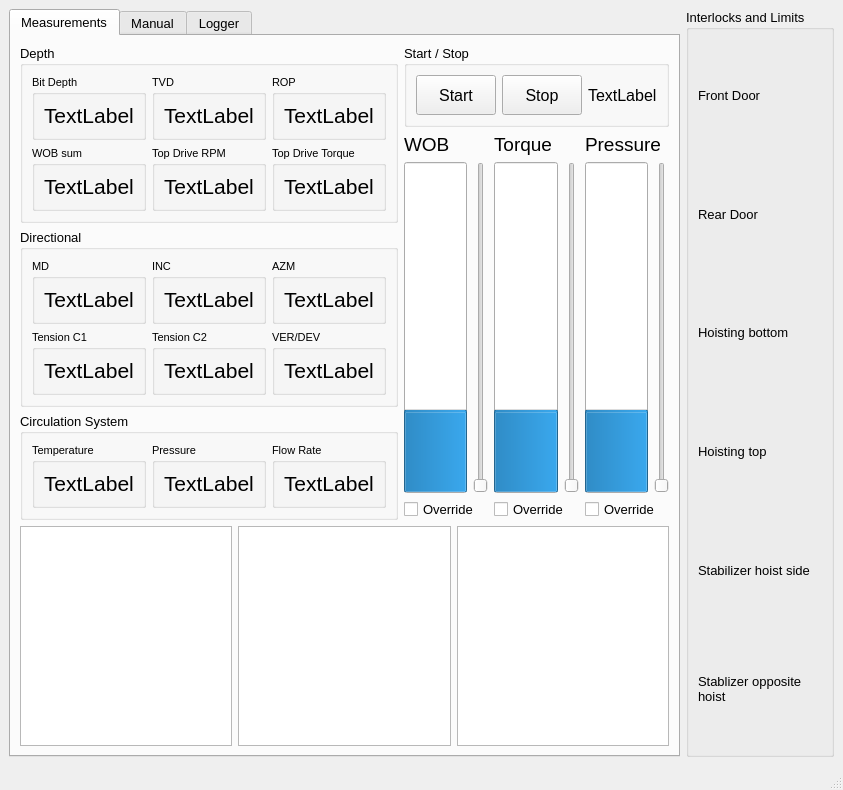
<?xml version="1.0" encoding="UTF-8"?>
<ui version="4.0">
 <class>MainWindow</class>
 <widget class="QMainWindow" name="MainWindow">
  <property name="geometry">
   <rect>
    <x>0</x>
    <y>0</y>
    <width>808</width>
    <height>790</height>
   </rect>
  </property>
  <property name="font">
   <font>
    <pointsize>12</pointsize>
   </font>
  </property>
  <property name="windowTitle">
   <string>Drillbotics Control System</string>
  </property>
  <property name="styleSheet">
   <string notr="true"/>
  </property>
  <widget class="QWidget" name="centralwidget">
   <layout class="QGridLayout" name="gridLayout">
    <item row="1" column="1">
     <widget class="QGroupBox" name="interlockBox">
      <property name="font">
       <font>
        <pointsize>10</pointsize>
       </font>
      </property>
      <property name="title">
       <string>Interlocks and Limits</string>
      </property>
      <layout class="QGridLayout" name="interlock_grid">
       <item row="5" column="0">
        <widget class="QLabel" name="limit_stablizer_opposite_hoist_label">
         <property name="font">
          <font>
           <pointsize>10</pointsize>
          </font>
         </property>
         <property name="acceptDrops">
          <bool>false</bool>
         </property>
         <property name="text">
          <string>Stablizer opposite hoist</string>
         </property>
         <property name="wordWrap">
          <bool>true</bool>
         </property>
        </widget>
       </item>
       <item row="2" column="0">
        <widget class="QLabel" name="limit_hoisting_bottom_label">
         <property name="font">
          <font>
           <pointsize>10</pointsize>
          </font>
         </property>
         <property name="text">
          <string>Hoisting bottom</string>
         </property>
         <property name="wordWrap">
          <bool>true</bool>
         </property>
        </widget>
       </item>
       <item row="1" column="0">
        <widget class="QLabel" name="rear_door_label">
         <property name="font">
          <font>
           <pointsize>10</pointsize>
          </font>
         </property>
         <property name="text">
          <string>Rear Door</string>
         </property>
         <property name="wordWrap">
          <bool>true</bool>
         </property>
        </widget>
       </item>
       <item row="0" column="0">
        <widget class="QLabel" name="front_door_label">
         <property name="font">
          <font>
           <pointsize>10</pointsize>
          </font>
         </property>
         <property name="text">
          <string>Front Door</string>
         </property>
         <property name="wordWrap">
          <bool>true</bool>
         </property>
        </widget>
       </item>
       <item row="3" column="0">
        <widget class="QLabel" name="limit_hoisting_top_label">
         <property name="font">
          <font>
           <pointsize>10</pointsize>
          </font>
         </property>
         <property name="text">
          <string>Hoisting top</string>
         </property>
         <property name="wordWrap">
          <bool>true</bool>
         </property>
        </widget>
       </item>
       <item row="4" column="0">
        <widget class="QLabel" name="limit_stablizer_hoist_side_label">
         <property name="font">
          <font>
           <pointsize>10</pointsize>
          </font>
         </property>
         <property name="text">
          <string>Stabilizer hoist side</string>
         </property>
         <property name="wordWrap">
          <bool>true</bool>
         </property>
        </widget>
       </item>
      </layout>
     </widget>
    </item>
    <item row="1" column="0">
     <widget class="QTabWidget" name="tabWidget">
      <property name="enabled">
       <bool>true</bool>
      </property>
      <property name="sizePolicy">
       <sizepolicy hsizetype="Expanding" vsizetype="Minimum">
        <horstretch>100</horstretch>
        <verstretch>100</verstretch>
       </sizepolicy>
      </property>
      <property name="font">
       <font>
        <pointsize>10</pointsize>
        <strikeout>false</strikeout>
       </font>
      </property>
      <property name="currentIndex">
       <number>0</number>
      </property>
      <widget class="QWidget" name="measurements">
       <property name="autoFillBackground">
        <bool>false</bool>
       </property>
       <attribute name="title">
        <string>Measurements</string>
       </attribute>
       <layout class="QGridLayout" name="gridLayout_12">
        <item row="1" column="3">
         <layout class="QVBoxLayout" name="verticalLayout_2">
          <item>
           <layout class="QHBoxLayout" name="horizontalLayout">
            <item>
             <layout class="QGridLayout" name="gridLayout_11">
              <item row="5" column="0">
               <widget class="QGroupBox" name="groupBox">
                <property name="sizePolicy">
                 <sizepolicy hsizetype="MinimumExpanding" vsizetype="Minimum">
                  <horstretch>0</horstretch>
                  <verstretch>0</verstretch>
                 </sizepolicy>
                </property>
                <property name="font">
                 <font>
                  <pointsize>10</pointsize>
                  <strikeout>false</strikeout>
                 </font>
                </property>
                <property name="title">
                 <string>Circulation System</string>
                </property>
                <layout class="QGridLayout" name="gridLayout_3">
                 <item row="0" column="1">
                  <widget class="QGroupBox" name="groupBox_5">
                   <property name="font">
                    <font>
                     <pointsize>8</pointsize>
                     <strikeout>false</strikeout>
                    </font>
                   </property>
                   <property name="title">
                    <string>Pressure</string>
                   </property>
                   <layout class="QGridLayout" name="gridLayout_7">
                    <item row="0" column="0">
                     <widget class="QLabel" name="pressure_circulation_system">
                      <property name="font">
                       <font>
                        <pointsize>16</pointsize>
                        <strikeout>false</strikeout>
                       </font>
                      </property>
                      <property name="text">
                       <string>TextLabel</string>
                      </property>
                     </widget>
                    </item>
                   </layout>
                  </widget>
                 </item>
                 <item row="0" column="2">
                  <widget class="QGroupBox" name="groupBox_18">
                   <property name="font">
                    <font>
                     <pointsize>8</pointsize>
                     <strikeout>false</strikeout>
                    </font>
                   </property>
                   <property name="title">
                    <string>Flow Rate</string>
                   </property>
                   <layout class="QGridLayout" name="gridLayout_27">
                    <item row="0" column="0">
                     <widget class="QLabel" name="flow_rate">
                      <property name="font">
                       <font>
                        <pointsize>16</pointsize>
                        <strikeout>false</strikeout>
                       </font>
                      </property>
                      <property name="text">
                       <string>TextLabel</string>
                      </property>
                     </widget>
                    </item>
                   </layout>
                  </widget>
                 </item>
                 <item row="0" column="0">
                  <widget class="QGroupBox" name="groupBox_4">
                   <property name="font">
                    <font>
                     <pointsize>8</pointsize>
                     <strikeout>false</strikeout>
                    </font>
                   </property>
                   <property name="title">
                    <string>Temperature</string>
                   </property>
                   <layout class="QGridLayout" name="gridLayout_6">
                    <item row="0" column="1">
                     <widget class="QLabel" name="temp_circulation_system">
                      <property name="font">
                       <font>
                        <pointsize>16</pointsize>
                        <strikeout>false</strikeout>
                       </font>
                      </property>
                      <property name="text">
                       <string>TextLabel</string>
                      </property>
                     </widget>
                    </item>
                   </layout>
                  </widget>
                 </item>
                </layout>
               </widget>
              </item>
              <item row="2" column="0">
               <widget class="QGroupBox" name="groupBox_2">
                <property name="sizePolicy">
                 <sizepolicy hsizetype="MinimumExpanding" vsizetype="Minimum">
                  <horstretch>0</horstretch>
                  <verstretch>0</verstretch>
                 </sizepolicy>
                </property>
                <property name="font">
                 <font>
                  <pointsize>10</pointsize>
                  <strikeout>false</strikeout>
                 </font>
                </property>
                <property name="title">
                 <string>Depth</string>
                </property>
                <layout class="QGridLayout" name="gridLayout_4">
                 <item row="1" column="5">
                  <widget class="QGroupBox" name="groupBox_11">
                   <property name="font">
                    <font>
                     <pointsize>8</pointsize>
                     <strikeout>false</strikeout>
                    </font>
                   </property>
                   <property name="title">
                    <string>Top Drive Torque</string>
                   </property>
                   <layout class="QGridLayout" name="gridLayout_18">
                    <item row="0" column="0">
                     <widget class="QLabel" name="top_drive_torque">
                      <property name="font">
                       <font>
                        <pointsize>16</pointsize>
                        <strikeout>false</strikeout>
                       </font>
                      </property>
                      <property name="text">
                       <string>TextLabel</string>
                      </property>
                     </widget>
                    </item>
                   </layout>
                  </widget>
                 </item>
                 <item row="0" column="3">
                  <widget class="QGroupBox" name="groupBox_12">
                   <property name="font">
                    <font>
                     <pointsize>8</pointsize>
                     <strikeout>false</strikeout>
                    </font>
                   </property>
                   <property name="title">
                    <string>Bit Depth</string>
                   </property>
                   <layout class="QGridLayout" name="gridLayout_22">
                    <item row="0" column="0">
                     <widget class="QLabel" name="bit_depth">
                      <property name="font">
                       <font>
                        <pointsize>16</pointsize>
                        <strikeout>false</strikeout>
                       </font>
                      </property>
                      <property name="text">
                       <string>TextLabel</string>
                      </property>
                     </widget>
                    </item>
                   </layout>
                  </widget>
                 </item>
                 <item row="0" column="5">
                  <widget class="QGroupBox" name="groupBox_10">
                   <property name="font">
                    <font>
                     <pointsize>8</pointsize>
                     <strikeout>false</strikeout>
                    </font>
                   </property>
                   <property name="title">
                    <string>ROP</string>
                   </property>
                   <layout class="QGridLayout" name="gridLayout_13">
                    <item row="0" column="0">
                     <widget class="QLabel" name="ROP">
                      <property name="font">
                       <font>
                        <pointsize>16</pointsize>
                        <strikeout>false</strikeout>
                       </font>
                      </property>
                      <property name="text">
                       <string>TextLabel</string>
                      </property>
                     </widget>
                    </item>
                   </layout>
                  </widget>
                 </item>
                 <item row="0" column="4">
                  <widget class="QGroupBox" name="groupBox_13">
                   <property name="font">
                    <font>
                     <pointsize>8</pointsize>
                     <strikeout>false</strikeout>
                    </font>
                   </property>
                   <property name="title">
                    <string>TVD</string>
                   </property>
                   <layout class="QGridLayout" name="gridLayout_21">
                    <item row="0" column="0">
                     <widget class="QLabel" name="TVD">
                      <property name="font">
                       <font>
                        <pointsize>16</pointsize>
                        <strikeout>false</strikeout>
                       </font>
                      </property>
                      <property name="text">
                       <string>TextLabel</string>
                      </property>
                     </widget>
                    </item>
                   </layout>
                  </widget>
                 </item>
                 <item row="1" column="4">
                  <widget class="QGroupBox" name="groupBox_7">
                   <property name="font">
                    <font>
                     <pointsize>8</pointsize>
                     <strikeout>false</strikeout>
                    </font>
                   </property>
                   <property name="title">
                    <string>Top Drive RPM</string>
                   </property>
                   <layout class="QGridLayout" name="gridLayout_9">
                    <item row="0" column="0">
                     <widget class="QLabel" name="top_drive_rpm">
                      <property name="font">
                       <font>
                        <pointsize>16</pointsize>
                        <strikeout>false</strikeout>
                       </font>
                      </property>
                      <property name="text">
                       <string>TextLabel</string>
                      </property>
                     </widget>
                    </item>
                   </layout>
                  </widget>
                 </item>
                 <item row="1" column="3">
                  <widget class="QGroupBox" name="groupBox_6">
                   <property name="sizePolicy">
                    <sizepolicy hsizetype="Preferred" vsizetype="Minimum">
                     <horstretch>0</horstretch>
                     <verstretch>0</verstretch>
                    </sizepolicy>
                   </property>
                   <property name="font">
                    <font>
                     <pointsize>8</pointsize>
                     <strikeout>false</strikeout>
                    </font>
                   </property>
                   <property name="title">
                    <string>WOB sum</string>
                   </property>
                   <layout class="QGridLayout" name="gridLayout_8">
                    <item row="1" column="0">
                     <widget class="QLabel" name="wob_sum">
                      <property name="font">
                       <font>
                        <pointsize>16</pointsize>
                        <strikeout>false</strikeout>
                       </font>
                      </property>
                      <property name="text">
                       <string>TextLabel</string>
                      </property>
                     </widget>
                    </item>
                   </layout>
                  </widget>
                 </item>
                </layout>
               </widget>
              </item>
              <item row="3" column="0">
               <widget class="QGroupBox" name="groupBox_3">
                <property name="sizePolicy">
                 <sizepolicy hsizetype="MinimumExpanding" vsizetype="Minimum">
                  <horstretch>0</horstretch>
                  <verstretch>0</verstretch>
                 </sizepolicy>
                </property>
                <property name="font">
                 <font>
                  <pointsize>10</pointsize>
                  <strikeout>false</strikeout>
                 </font>
                </property>
                <property name="title">
                 <string>Directional</string>
                </property>
                <layout class="QGridLayout" name="gridLayout_5">
                 <item row="0" column="2">
                  <widget class="QGroupBox" name="groupBox_9">
                   <property name="font">
                    <font>
                     <pointsize>8</pointsize>
                     <strikeout>false</strikeout>
                    </font>
                   </property>
                   <property name="title">
                    <string>AZM</string>
                   </property>
                   <layout class="QGridLayout" name="gridLayout_20">
                    <item row="0" column="0">
                     <widget class="QLabel" name="AZM">
                      <property name="font">
                       <font>
                        <pointsize>16</pointsize>
                        <strikeout>false</strikeout>
                       </font>
                      </property>
                      <property name="text">
                       <string>TextLabel</string>
                      </property>
                     </widget>
                    </item>
                   </layout>
                  </widget>
                 </item>
                 <item row="0" column="1">
                  <widget class="QGroupBox" name="groupBox_14">
                   <property name="font">
                    <font>
                     <pointsize>8</pointsize>
                     <strikeout>false</strikeout>
                    </font>
                   </property>
                   <property name="title">
                    <string>INC</string>
                   </property>
                   <layout class="QGridLayout" name="gridLayout_23">
                    <item row="0" column="0">
                     <widget class="QLabel" name="INC">
                      <property name="font">
                       <font>
                        <pointsize>16</pointsize>
                        <strikeout>false</strikeout>
                       </font>
                      </property>
                      <property name="text">
                       <string>TextLabel</string>
                      </property>
                     </widget>
                    </item>
                   </layout>
                  </widget>
                 </item>
                 <item row="1" column="0">
                  <widget class="QGroupBox" name="groupBox_15">
                   <property name="sizePolicy">
                    <sizepolicy hsizetype="Preferred" vsizetype="Minimum">
                     <horstretch>0</horstretch>
                     <verstretch>0</verstretch>
                    </sizepolicy>
                   </property>
                   <property name="font">
                    <font>
                     <pointsize>8</pointsize>
                     <strikeout>false</strikeout>
                    </font>
                   </property>
                   <property name="title">
                    <string>Tension C1</string>
                   </property>
                   <layout class="QGridLayout" name="gridLayout_24">
                    <item row="0" column="0">
                     <widget class="QLabel" name="tension_c1">
                      <property name="font">
                       <font>
                        <pointsize>16</pointsize>
                        <strikeout>false</strikeout>
                       </font>
                      </property>
                      <property name="text">
                       <string>TextLabel</string>
                      </property>
                     </widget>
                    </item>
                   </layout>
                  </widget>
                 </item>
                 <item row="1" column="1">
                  <widget class="QGroupBox" name="groupBox_16">
                   <property name="font">
                    <font>
                     <pointsize>8</pointsize>
                     <strikeout>false</strikeout>
                    </font>
                   </property>
                   <property name="autoFillBackground">
                    <bool>false</bool>
                   </property>
                   <property name="title">
                    <string>Tension C2</string>
                   </property>
                   <layout class="QGridLayout" name="gridLayout_25">
                    <item row="0" column="0">
                     <widget class="QLabel" name="tension_c2">
                      <property name="font">
                       <font>
                        <pointsize>16</pointsize>
                        <strikeout>false</strikeout>
                       </font>
                      </property>
                      <property name="text">
                       <string>TextLabel</string>
                      </property>
                     </widget>
                    </item>
                   </layout>
                  </widget>
                 </item>
                 <item row="0" column="0">
                  <widget class="QGroupBox" name="groupBox_8">
                   <property name="font">
                    <font>
                     <pointsize>8</pointsize>
                     <strikeout>false</strikeout>
                    </font>
                   </property>
                   <property name="title">
                    <string>MD</string>
                   </property>
                   <layout class="QGridLayout" name="gridLayout_19">
                    <item row="0" column="1">
                     <widget class="QLabel" name="MD">
                      <property name="font">
                       <font>
                        <pointsize>16</pointsize>
                        <strikeout>false</strikeout>
                       </font>
                      </property>
                      <property name="text">
                       <string>TextLabel</string>
                      </property>
                     </widget>
                    </item>
                   </layout>
                  </widget>
                 </item>
                 <item row="1" column="2">
                  <widget class="QGroupBox" name="groupBox_17">
                   <property name="font">
                    <font>
                     <pointsize>8</pointsize>
                     <strikeout>false</strikeout>
                    </font>
                   </property>
                   <property name="title">
                    <string>VER/DEV</string>
                   </property>
                   <layout class="QGridLayout" name="gridLayout_26">
                    <item row="0" column="0">
                     <widget class="QLabel" name="VER_DEV">
                      <property name="font">
                       <font>
                        <pointsize>16</pointsize>
                        <strikeout>false</strikeout>
                       </font>
                      </property>
                      <property name="text">
                       <string>TextLabel</string>
                      </property>
                     </widget>
                    </item>
                   </layout>
                  </widget>
                 </item>
                </layout>
               </widget>
              </item>
             </layout>
            </item>
            <item>
             <layout class="QVBoxLayout" name="verticalLayout_5">
              <item>
               <widget class="QGroupBox" name="groupBox_19">
                <property name="font">
                 <font>
                  <pointsize>10</pointsize>
                 </font>
                </property>
                <property name="title">
                 <string>Start / Stop</string>
                </property>
                <layout class="QHBoxLayout" name="horizontalLayout_3">
                 <item>
                  <widget class="QPushButton" name="start_auto_button">
                   <property name="minimumSize">
                    <size>
                     <width>0</width>
                     <height>40</height>
                    </size>
                   </property>
                   <property name="font">
                    <font>
                     <pointsize>12</pointsize>
                    </font>
                   </property>
                   <property name="text">
                    <string>Start</string>
                   </property>
                  </widget>
                 </item>
                 <item>
                  <widget class="QPushButton" name="stop_auto_button">
                   <property name="minimumSize">
                    <size>
                     <width>0</width>
                     <height>40</height>
                    </size>
                   </property>
                   <property name="font">
                    <font>
                     <pointsize>12</pointsize>
                    </font>
                   </property>
                   <property name="text">
                    <string>Stop</string>
                   </property>
                  </widget>
                 </item>
                 <item>
                  <widget class="QLabel" name="elapsed_time">
                   <property name="font">
                    <font>
                     <pointsize>12</pointsize>
                    </font>
                   </property>
                   <property name="text">
                    <string>TextLabel</string>
                   </property>
                  </widget>
                 </item>
                </layout>
               </widget>
              </item>
              <item>
               <layout class="QGridLayout" name="bar_grid">
                <property name="sizeConstraint">
                 <enum>QLayout::SetDefaultConstraint</enum>
                </property>
                <item row="2" column="7">
                 <widget class="QCheckBox" name="checkBox_3">
                  <property name="text">
                   <string>Override</string>
                  </property>
                 </widget>
                </item>
                <item row="0" column="5">
                 <widget class="QLabel" name="torque_label">
                  <property name="font">
                   <font>
                    <pointsize>14</pointsize>
                    <strikeout>false</strikeout>
                   </font>
                  </property>
                  <property name="text">
                   <string>Torque</string>
                  </property>
                 </widget>
                </item>
                <item row="2" column="5">
                 <widget class="QCheckBox" name="checkBox_2">
                  <property name="text">
                   <string>Override</string>
                  </property>
                 </widget>
                </item>
                <item row="0" column="1">
                 <widget class="QLabel" name="WOB_label">
                  <property name="font">
                   <font>
                    <pointsize>14</pointsize>
                    <strikeout>false</strikeout>
                   </font>
                  </property>
                  <property name="text">
                   <string>WOB</string>
                  </property>
                 </widget>
                </item>
                <item row="1" column="7">
                 <layout class="QHBoxLayout" name="pressure_layout">
                  <item>
                   <widget class="QProgressBar" name="pressure_bar">
                    <property name="sizePolicy">
                     <sizepolicy hsizetype="Expanding" vsizetype="Expanding">
                      <horstretch>0</horstretch>
                      <verstretch>0</verstretch>
                     </sizepolicy>
                    </property>
                    <property name="value">
                     <number>24</number>
                    </property>
                    <property name="alignment">
                     <set>Qt::AlignCenter</set>
                    </property>
                    <property name="orientation">
                     <enum>Qt::Vertical</enum>
                    </property>
                   </widget>
                  </item>
                  <item>
                   <widget class="QSlider" name="verticalSlider_3">
                    <property name="orientation">
                     <enum>Qt::Vertical</enum>
                    </property>
                   </widget>
                  </item>
                 </layout>
                </item>
                <item row="1" column="1">
                 <layout class="QHBoxLayout" name="WOB_layout">
                  <item>
                   <widget class="QProgressBar" name="WOB_bar">
                    <property name="sizePolicy">
                     <sizepolicy hsizetype="Expanding" vsizetype="Expanding">
                      <horstretch>0</horstretch>
                      <verstretch>0</verstretch>
                     </sizepolicy>
                    </property>
                    <property name="value">
                     <number>24</number>
                    </property>
                    <property name="orientation">
                     <enum>Qt::Vertical</enum>
                    </property>
                   </widget>
                  </item>
                  <item>
                   <widget class="QSlider" name="verticalSlider">
                    <property name="orientation">
                     <enum>Qt::Vertical</enum>
                    </property>
                   </widget>
                  </item>
                 </layout>
                </item>
                <item row="0" column="7">
                 <widget class="QLabel" name="pressure_label">
                  <property name="font">
                   <font>
                    <pointsize>14</pointsize>
                    <strikeout>false</strikeout>
                   </font>
                  </property>
                  <property name="text">
                   <string>Pressure</string>
                  </property>
                 </widget>
                </item>
                <item row="1" column="5">
                 <layout class="QHBoxLayout" name="torque_layout">
                  <item>
                   <widget class="QProgressBar" name="torque_bar">
                    <property name="sizePolicy">
                     <sizepolicy hsizetype="Expanding" vsizetype="Expanding">
                      <horstretch>0</horstretch>
                      <verstretch>0</verstretch>
                     </sizepolicy>
                    </property>
                    <property name="value">
                     <number>24</number>
                    </property>
                    <property name="alignment">
                     <set>Qt::AlignCenter</set>
                    </property>
                    <property name="orientation">
                     <enum>Qt::Vertical</enum>
                    </property>
                   </widget>
                  </item>
                  <item>
                   <widget class="QSlider" name="verticalSlider_2">
                    <property name="orientation">
                     <enum>Qt::Vertical</enum>
                    </property>
                   </widget>
                  </item>
                 </layout>
                </item>
                <item row="2" column="1">
                 <widget class="QCheckBox" name="checkBox">
                  <property name="text">
                   <string>Override</string>
                  </property>
                 </widget>
                </item>
               </layout>
              </item>
             </layout>
            </item>
           </layout>
          </item>
          <item>
           <layout class="QHBoxLayout" name="horizontalLayout_2">
            <item>
             <widget class="QGraphicsView" name="graphicsView">
              <property name="maximumSize">
               <size>
                <width>16777215</width>
                <height>16777215</height>
               </size>
              </property>
              <property name="verticalScrollBarPolicy">
               <enum>Qt::ScrollBarAlwaysOff</enum>
              </property>
              <property name="horizontalScrollBarPolicy">
               <enum>Qt::ScrollBarAlwaysOff</enum>
              </property>
              <property name="sizeAdjustPolicy">
               <enum>QAbstractScrollArea::AdjustToContents</enum>
              </property>
              <property name="interactive">
               <bool>true</bool>
              </property>
              <property name="transformationAnchor">
               <enum>QGraphicsView::NoAnchor</enum>
              </property>
             </widget>
            </item>
            <item>
             <widget class="QGraphicsView" name="well_log_view">
              <property name="verticalScrollBarPolicy">
               <enum>Qt::ScrollBarAlwaysOff</enum>
              </property>
              <property name="horizontalScrollBarPolicy">
               <enum>Qt::ScrollBarAlwaysOff</enum>
              </property>
              <property name="sizeAdjustPolicy">
               <enum>QAbstractScrollArea::AdjustToContents</enum>
              </property>
              <property name="interactive">
               <bool>true</bool>
              </property>
              <property name="transformationAnchor">
               <enum>QGraphicsView::NoAnchor</enum>
              </property>
             </widget>
            </item>
            <item>
             <widget class="QGraphicsView" name="graphicsView_2">
              <property name="verticalScrollBarPolicy">
               <enum>Qt::ScrollBarAlwaysOff</enum>
              </property>
              <property name="horizontalScrollBarPolicy">
               <enum>Qt::ScrollBarAlwaysOff</enum>
              </property>
              <property name="sizeAdjustPolicy">
               <enum>QAbstractScrollArea::AdjustToContents</enum>
              </property>
              <property name="interactive">
               <bool>true</bool>
              </property>
              <property name="transformationAnchor">
               <enum>QGraphicsView::NoAnchor</enum>
              </property>
             </widget>
            </item>
           </layout>
          </item>
         </layout>
        </item>
       </layout>
      </widget>
      <widget class="QWidget" name="manual">
       <property name="font">
        <font>
         <pointsize>10</pointsize>
        </font>
       </property>
       <property name="autoFillBackground">
        <bool>false</bool>
       </property>
       <attribute name="title">
        <string>Manual</string>
       </attribute>
       <layout class="QGridLayout" name="gridLayout_15">
        <item row="0" column="1">
         <widget class="QGroupBox" name="pump">
          <property name="font">
           <font>
            <pointsize>10</pointsize>
           </font>
          </property>
          <property name="title">
           <string>Pump</string>
          </property>
          <layout class="QGridLayout" name="gridLayout_17">
           <item row="2" column="0">
            <widget class="QCheckBox" name="pump_open">
             <property name="font">
              <font>
               <pointsize>12</pointsize>
              </font>
             </property>
             <property name="text">
              <string>Open Pump</string>
             </property>
            </widget>
           </item>
           <item row="1" column="0">
            <widget class="QCheckBox" name="pump_enable">
             <property name="font">
              <font>
               <pointsize>12</pointsize>
              </font>
             </property>
             <property name="text">
              <string>Enable Pump</string>
             </property>
            </widget>
           </item>
           <item row="0" column="0">
            <widget class="QDoubleSpinBox" name="pump_PID">
             <property name="font">
              <font>
               <pointsize>12</pointsize>
              </font>
             </property>
             <property name="singleStep">
              <double>0.100000000000000</double>
             </property>
            </widget>
           </item>
           <item row="0" column="1">
            <widget class="QLabel" name="pump_PID_label">
             <property name="font">
              <font>
               <pointsize>12</pointsize>
              </font>
             </property>
             <property name="text">
              <string>Pump PID</string>
             </property>
            </widget>
           </item>
           <item row="1" column="1">
            <widget class="QLabel" name="pump_pressure">
             <property name="font">
              <font>
               <pointsize>12</pointsize>
               <strikeout>false</strikeout>
              </font>
             </property>
             <property name="text">
              <string>TextLabel</string>
             </property>
            </widget>
           </item>
          </layout>
         </widget>
        </item>
        <item row="1" column="0">
         <widget class="QGroupBox" name="top_drive">
          <property name="font">
           <font>
            <pointsize>10</pointsize>
           </font>
          </property>
          <property name="title">
           <string>Top Drive</string>
          </property>
          <layout class="QGridLayout" name="gridLayout_14">
           <item row="0" column="0">
            <widget class="QDoubleSpinBox" name="top_drive_rpm_set_point">
             <property name="font">
              <font>
               <pointsize>12</pointsize>
              </font>
             </property>
            </widget>
           </item>
           <item row="0" column="1">
            <widget class="QLabel" name="top_drive_rpm_set_point_label">
             <property name="font">
              <font>
               <pointsize>12</pointsize>
              </font>
             </property>
             <property name="text">
              <string>RPM</string>
             </property>
            </widget>
           </item>
           <item row="1" column="0">
            <widget class="QDoubleSpinBox" name="top_drive_torque_set_point">
             <property name="font">
              <font>
               <pointsize>12</pointsize>
              </font>
             </property>
            </widget>
           </item>
           <item row="1" column="1">
            <widget class="QLabel" name="top_drive_torque_set_point_label">
             <property name="font">
              <font>
               <pointsize>12</pointsize>
              </font>
             </property>
             <property name="text">
              <string>Torque</string>
             </property>
            </widget>
           </item>
           <item row="2" column="0" colspan="2">
            <widget class="QCheckBox" name="top_drive_enable">
             <property name="font">
              <font>
               <pointsize>12</pointsize>
              </font>
             </property>
             <property name="text">
              <string>Enable Top Drive</string>
             </property>
            </widget>
           </item>
          </layout>
         </widget>
        </item>
        <item row="0" column="0">
         <widget class="QGroupBox" name="hoisting">
          <property name="font">
           <font>
            <pointsize>10</pointsize>
           </font>
          </property>
          <property name="title">
           <string>Hoisting</string>
          </property>
          <layout class="QGridLayout" name="gridLayout_16">
           <item row="2" column="0">
            <widget class="QCheckBox" name="hoisting_enable">
             <property name="font">
              <font>
               <pointsize>12</pointsize>
              </font>
             </property>
             <property name="text">
              <string>Enable Hoisting</string>
             </property>
            </widget>
           </item>
           <item row="0" column="0">
            <widget class="QDoubleSpinBox" name="hoisting_demand_value">
             <property name="font">
              <font>
               <pointsize>12</pointsize>
              </font>
             </property>
             <property name="minimum">
              <double>-400.000000000000000</double>
             </property>
             <property name="maximum">
              <double>400.000000000000000</double>
             </property>
             <property name="singleStep">
              <double>5.000000000000000</double>
             </property>
            </widget>
           </item>
           <item row="0" column="1">
            <widget class="QLabel" name="hoisting_demand_value_label">
             <property name="font">
              <font>
               <pointsize>12</pointsize>
              </font>
             </property>
             <property name="text">
              <string>Demand Value</string>
             </property>
            </widget>
           </item>
           <item row="2" column="1">
            <widget class="QLabel" name="hoisting_height">
             <property name="font">
              <font>
               <pointsize>12</pointsize>
              </font>
             </property>
             <property name="text">
              <string>TextLabel</string>
             </property>
            </widget>
           </item>
          </layout>
         </widget>
        </item>
        <item row="1" column="1">
         <widget class="QGroupBox" name="groupBox_20">
          <property name="title">
           <string>Stop</string>
          </property>
          <layout class="QGridLayout" name="gridLayout_32">
           <item row="0" column="0">
            <widget class="QPushButton" name="stop_button">
             <property name="sizePolicy">
              <sizepolicy hsizetype="Minimum" vsizetype="Fixed">
               <horstretch>0</horstretch>
               <verstretch>0</verstretch>
              </sizepolicy>
             </property>
             <property name="minimumSize">
              <size>
               <width>0</width>
               <height>50</height>
              </size>
             </property>
             <property name="font">
              <font>
               <pointsize>16</pointsize>
              </font>
             </property>
             <property name="styleSheet">
              <string notr="true">color: red;</string>
             </property>
             <property name="text">
              <string>Stop</string>
             </property>
            </widget>
           </item>
          </layout>
         </widget>
        </item>
       </layout>
      </widget>
      <widget class="QWidget" name="logger">
       <property name="autoFillBackground">
        <bool>false</bool>
       </property>
       <attribute name="title">
        <string>Logger</string>
       </attribute>
       <layout class="QGridLayout" name="gridLayout_10">
        <item row="1" column="0">
         <layout class="QGridLayout" name="gridLayout_2">
          <item row="0" column="0">
           <widget class="QScrollArea" name="scrollArea">
            <property name="widgetResizable">
             <bool>true</bool>
            </property>
            <widget class="QWidget" name="scrollAreaWidgetContents">
             <property name="geometry">
              <rect>
               <x>0</x>
               <y>0</y>
               <width>619</width>
               <height>638</height>
              </rect>
             </property>
             <property name="font">
              <font>
               <pointsize>10</pointsize>
              </font>
             </property>
             <layout class="QGridLayout" name="gridLayout_28">
              <item row="0" column="0">
               <layout class="QVBoxLayout" name="log_list"/>
              </item>
             </layout>
            </widget>
           </widget>
          </item>
         </layout>
        </item>
        <item row="0" column="0">
         <widget class="QPushButton" name="refresh_log_list">
          <property name="maximumSize">
           <size>
            <width>100</width>
            <height>16777215</height>
           </size>
          </property>
          <property name="font">
           <font>
            <pointsize>12</pointsize>
           </font>
          </property>
          <property name="text">
           <string>Refresh</string>
          </property>
         </widget>
        </item>
       </layout>
      </widget>
     </widget>
    </item>
   </layout>
  </widget>
  <widget class="QMenuBar" name="menubar">
   <property name="geometry">
    <rect>
     <x>0</x>
     <y>0</y>
     <width>808</width>
     <height>27</height>
    </rect>
   </property>
   <property name="font">
    <font>
     <pointsize>12</pointsize>
    </font>
   </property>
  </widget>
  <widget class="QStatusBar" name="statusbar">
   <property name="font">
    <font>
     <pointsize>12</pointsize>
    </font>
   </property>
  </widget>
 </widget>
 <resources/>
 <connections/>
</ui>
